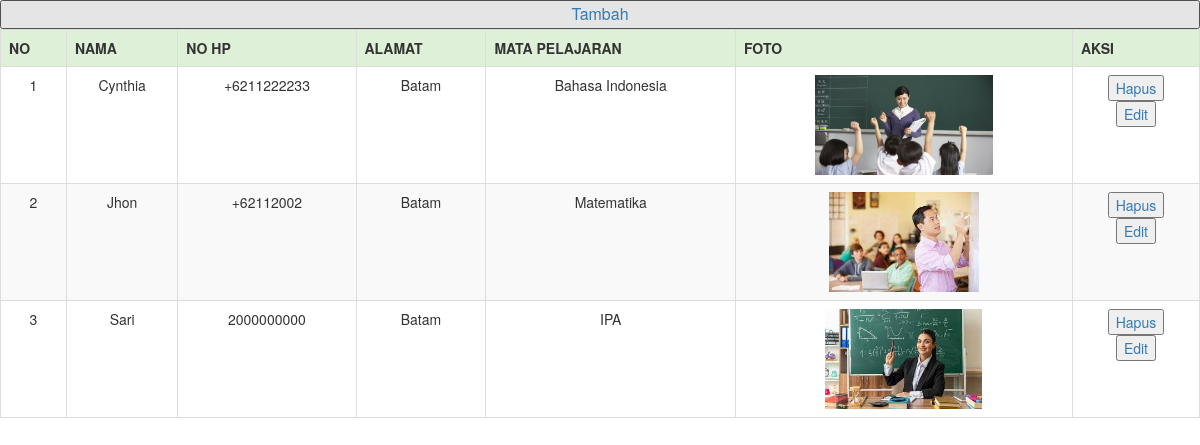
/guru2.php (signed in), run on the app's committed database.
### tables this page shows
CREATE TABLE `guru` (
  `id` int(11) NOT NULL,
  `nama` varchar(30) NOT NULL,
  `no_hp` varchar(40) NOT NULL,
  `alamat` varchar(45) NOT NULL,
  `mata_pelajaran` enum('Bahasa Indonesia','Bahasa Inggris','IPA','Matematika') NOT NULL,
  `foto` varchar(255) NOT NULL
);

### guru2.php (the view, shortened to what this page needs)
<!DOCTYPE html>
<html>
<head>
</head>
<link rel="stylesheet" href="bootstrap.min.css">
<body>
<?php
include 'koneksi.php';
$sql = "SELECT * FROM guru";
$result = $conn->query($sql);
?>
<button style="width: 100%"><a style="font-size: medium" href="http://localhost/sekolah/form_guru.php">Tambah</a></button><br>
<table class="table table-bordered text-center table-striped table-hover table-responsive">
	<tr class="success">
		<th>NO</th>
		<th>NAMA</th>
		<th>NO HP</th>
		<th>ALAMAT</th>
		<th>MATA PELAJARAN</th>
		<th>FOTO</th>
		<th>AKSI</th>
	</tr>
<?php
$no=0;
  while($row = $result->fetch_assoc()) {
   $no++;
?>
	<tr>
		<td><?php echo $no; ?></td>
		<td><?php echo $row["nama"]; ?></td>
		<td><?php echo $row["no_hp"]; ?></td>
		<td><?php echo $row["alamat"]; ?></td>
		<td><?php echo $row["mata_pelajaran"]; ?></td>
		<td><img src="foto/<?php echo $row["foto"]; ?>" style="height: 100px ; width: auto"></td>
		<td><button><a href="http://localhost/sekolah/delete_guru.php?id=<?php echo $row['id']; ?>">Hapus</a></button><br>
			<button><a href="http://localhost/sekolah/edit_form_guru.php?id=<?php echo $row['id']; ?>">Edit</a></button></td>
	</tr>
	<?php
		}
	?>
</table>
</body>
</html>

### data on the page
guru: nama "Cynthia", no_hp "+6211222233", alamat "Batam", mata_pelajaran "Bahasa Indonesia", foto (picture)
guru: nama "Jhon", no_hp "+62112002", alamat "Batam", mata_pelajaran "Matematika", foto (picture)
guru: nama "Sari", no_hp "2000000000", alamat "Batam", mata_pelajaran "IPA", foto (picture)
